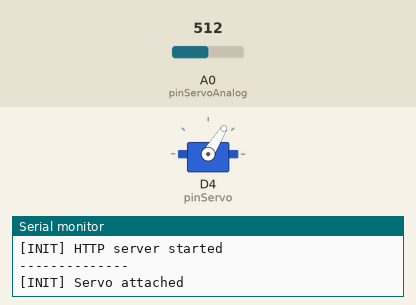
A sketch run on a simulated ESP8266 (NodeMCU). Shown: servo, the last lines printed to the serial monitor. The test bench sets the inputs (shaded band); at power-on: A0 (pinServoAnalog) = 512.

Above: at 2.4 s.
At 3.11 s:
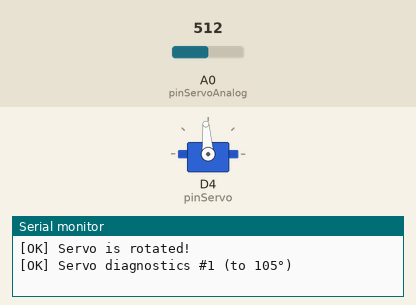
3.4 s: A0 (pinServoAnalog) set to 370
At 5.7 s:
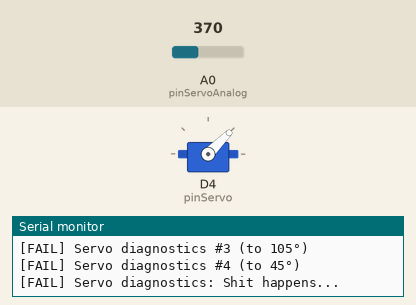
6.1 s: A0 (pinServoAnalog) set to 347
Timing chart, 0 to 9.1 s (numbered marks = the images above; inputs shaded):
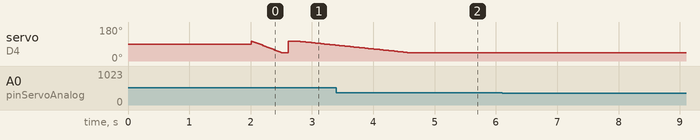

The sketch:

main.ino
```cpp
#include <Servo.h>
#include <ESP8266WiFi.h>
#include <ESP8266WebServer.h>
#include <Arduino_JSON.h>

// Print messages to Serial
#define DEBUG_MODE true

// GPIO the servo is attached to
#define pinServo        D4
#define pinServoAnalog  A0

// Config for servo
#define servoDelay        8
#define servoDiagDelay    30
#define servoMinUs        720  // 0
#define servoMaxUs        2400 // 180
#define servoMaxAttempts  3

// Min and max degree for rotation servo
#define servoDegreeMin  45  // 0
#define servoDegreeMax  105 // 170

// Min and max analog values
#define servoAnalogMin  348 // 221
#define servoAnalogMax  493 // 665

// Possible difference between values
#define servoAnalogDegreesDiff  5
#define servoAnalogAnalogDiff   50

// Credentials for Wi-Fi
const char* ssid     = "AGS-WiFi";
const char* password = "qwepoi123654789";

// Config for network
IPAddress local_IP(192, 168, 1, 13);
IPAddress gateway(192, 168, 1, 13);
IPAddress subnet(255, 255, 255, 0);

int newDegree = servoDegreeMin;
int analogDegree;
unsigned long timer;

Servo servo;
ESP8266WebServer server(80);

void setup() {
  delay(2000);

  if (DEBUG_MODE) {
    Serial.begin(115200);
  }
  println("[INIT] Debug mode is enabled");
  println("[INIT] Starting...");

  initWiFi();
  println("--------------");
  initServer();
  println("--------------");
  initServo();
  println("--------------");
  servoDiagnostics();

  println("[INIT] Initialization is complete");
}

void loop() {
  server.handleClient();
}

// Rotate servo
bool writeServo(int degree, bool isDiagnostics = false) {
  int start = getAnalogDegree();
  int end = degree;
  int position;

  if (start > end) {
    for (position = start; position >= end; position--)
    {
      servo.write(position);
      delay(isDiagnostics ? servoDiagDelay : servoDelay);
    }
  } else {
    for (position = start; position <= end; position++)
    {
      servo.write(position);
      delay(isDiagnostics ? servoDiagDelay : servoDelay);
    }
  }

  delay(100);

  return isServoRotated(degree);
}

// Main page
void handleRoot() {
  String ptr = "<!DOCTYPE html> <html>\n";
  ptr += "<head>\n";
  ptr += "<meta name=\"viewport\" content=\"width=device-width, initial-scale=1\">\n";
  ptr += "<link rel=\"icon\" href=\"data:,\">\n";

  ptr += "<style>body { text-align: center; font-family: \"Trebuchet MS\", Arial; margin-left:auto; margin-right:auto;}\n";
  ptr += ".slider { width: 300px; }</style>\n";

  // Web Page
  ptr += "</head><body><h1>ESP8266 with Servo</h1>\n";
  ptr += "<p>Position: <span id=\"servoPos\"></span></p>\n";
  ptr += "<input type=\"range\" min=\"" + String(servoDegreeMin) + "\" max=\"" + String(servoDegreeMax) + "\" class=\"slider\" id=\"servoSlider\" value=\"" + String(newDegree) + "\"/>";

  ptr += "<script>\n";
  ptr += "  var slider = document.getElementById(\"servoSlider\");\n";
  ptr += "  var servoP = document.getElementById(\"servoPos\");\n";
  ptr += "  servoP.innerHTML = slider.value;\n";
  ptr += "  slider.oninput = function() {\n";
  ptr += "    slider.value = this.value;\n";
  ptr += "    servoP.innerHTML = this.value;\n";
  ptr += "  }\n";
  ptr += "function servo() {\n";
  ptr += "  var xmlHttp = new XMLHttpRequest();\n";
  ptr += "  xmlHttp.open('GET', '/?value=' + this.value, false);\n";
  ptr += "  xmlHttp.send(null);\n";
  ptr += "  return xmlHttp.responseText;\n";
  ptr += "}\n";
  ptr += "document.getElementById('servoSlider').addEventListener('change', servo, false);\n";
  ptr += "</script>\n";

  ptr += "</body></html>";

  //GET /?value=180 HTTP/1.1
  if (server.arg("value") != "") {
    newDegree = myConstrain(server.arg("value").toInt(), servoDegreeMin, servoDegreeMax);

    bool rotated = false;
    byte attempts = 1;
    while (!rotated && attempts <= servoMaxAttempts) {
      rotated = writeServo(newDegree);
      if (!rotated) {
        println("[FAIL] Servo rotation error! Attempt: " + String(attempts) + "/" + String(servoMaxAttempts));
        attempts++;
        delay(100);
      }
    }
  }

  server.send(200, "text/html", ptr);
}

// Endpoint for getting status
void handleStatus() {
  JSONVar statusObj;

  statusObj["servoDegreeCurrent"] = newDegree;
  statusObj["servoDegreeMin"] = servoDegreeMin;
  statusObj["servoDegreeMax"] = servoDegreeMax;

  server.send(200, "application/json", JSON.stringify(statusObj));
}

// My constrain function
int myConstrain(int value, int minVal, int maxVal) {
  if (value < minVal) {
    value = minVal;
  }

  if (value > maxVal) {
    value = maxVal;
  }
  return value;
}

// Returns analog degree for servo
int getAnalogDegree() {
  int analogVal = analogRead(pinServoAnalog);
  analogVal = myConstrain(analogVal, servoAnalogMin, servoAnalogMax);
  analogDegree = map(analogVal, servoAnalogMin, servoAnalogMax, servoDegreeMin, servoDegreeMax);

  return analogDegree;
}

// It returns the status of whether the servo turned
bool isServoRotated(int degreeNeedle) {
  bool rotated = false;

  // Check by analog value
  int analogVal = analogRead(pinServoAnalog);
  int checkMinAnalog = servoAnalogMin - servoAnalogAnalogDiff;
  int checkMaxAnalog = servoAnalogMax + servoAnalogAnalogDiff;
  rotated = analogVal > checkMinAnalog && analogVal < checkMaxAnalog;

  print("[INFO] Analog: ");
  print(String(analogVal));
  println(" | Diff min: " + String(checkMinAnalog) + " | Diff max: " + String(checkMaxAnalog));

  // Check by digital value
  if (rotated) {
    int degreeAnalog = getAnalogDegree();
    int checkMin = degreeNeedle - servoAnalogDegreesDiff;
    int checkMax = degreeNeedle + servoAnalogDegreesDiff;
    rotated = degreeAnalog > checkMin && degreeAnalog < checkMax;

    print("[INFO] Digital: ");
    print(String(degreeAnalog) + "/" + String(degreeNeedle) + " (Analog/Digital)");
    println(" | Diff min: " + String(checkMin) + " | Diff max: " + String(checkMax));
  }

  println(rotated ? "[OK] Servo is rotated!" : "[FAIL] Servo is not rotated!");

  return rotated;
}

// Wi-Fi initialization
void initWiFi() {
  WiFi.softAPConfig(local_IP, gateway, subnet);
  while (WiFi.softAP(ssid, password) != true) {
    delay(750);
  }

  println("[INIT] AP SSID: " + String(ssid));
  println("[INIT] AP IP: " + WiFi.softAPIP().toString());
}

// Servo initialization
void initServo() {
  pinMode(pinServoAnalog, INPUT);

  servo.attach(
    pinServo,
    servoMinUs,
    servoMaxUs
  );

  if (servo.attached()) {
    println("[INIT] Servo attached");
  }

  writeServo(newDegree);
}

// Server initialization
void initServer() {
  server.on("/", handleRoot);
  server.on("/status", handleStatus);
  server.begin();

  println("[INIT] HTTP server started");
}

// Diagnostics for servo
void servoDiagnostics() {
  println("[INIT] Servo diagnostics: start");

  bool diagStatus = true;
  diagStatus = writeServo(servoDegreeMax, true);

  print(diagStatus ? "[OK]" : "[FAIL]");
  println(" Servo diagnostics #1 (to " + String(servoDegreeMax) + "°)");

  if (diagStatus) {
    diagStatus = writeServo(servoDegreeMin, true);
  }

  print(diagStatus ? "[OK]" : "[FAIL]");
  println(" Servo diagnostics #2 (to " + String(servoDegreeMin) + "°)");

  if (diagStatus) {
    diagStatus = writeServo(servoDegreeMax, true);
  }

  print(diagStatus ? "[OK]" : "[FAIL]");
  println(" Servo diagnostics #3 (to " + String(servoDegreeMax) + "°)");

  if (diagStatus) {
    diagStatus = writeServo(servoDegreeMin, true);
  }

  print(diagStatus ? "[OK]" : "[FAIL]");
  println(" Servo diagnostics #4 (to " + String(servoDegreeMin) + "°)");

  if (!diagStatus) {
    while (true) {
      if (millis() - timer >= 3000) {
        timer = millis();
        println("[FAIL] Servo diagnostics: Shit happens...");
      }
    }
  }

  println("[INIT] Servo diagnostics: success");
}

// Print message to Serial
void print(String message) {
  if (DEBUG_MODE) {
    Serial.print(message);
  }
}

// Print message to Serial
void println(String message) {
  if (DEBUG_MODE) {
    Serial.println(message);
  }
}
```
